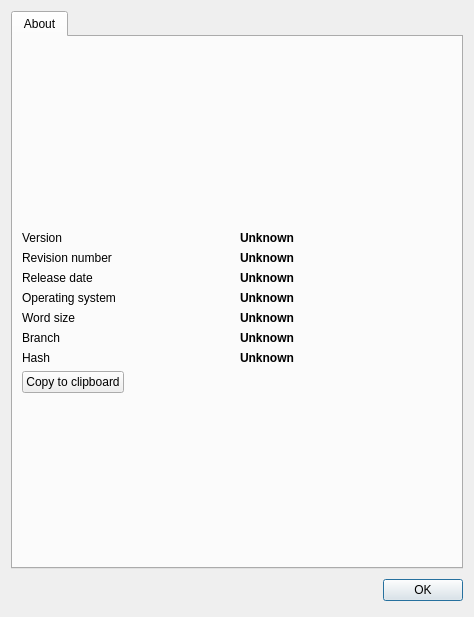
<?xml version="1.0" encoding="UTF-8"?>
<ui version="4.0">
 <class>Gui::Dialog::AboutApplication</class>
 <widget class="QDialog" name="Gui::Dialog::AboutApplication">
  <property name="geometry">
   <rect>
    <x>0</x>
    <y>0</y>
    <width>472</width>
    <height>617</height>
   </rect>
  </property>
  <property name="windowTitle">
   <string>About</string>
  </property>
  <property name="modal">
   <bool>true</bool>
  </property>
  <layout class="QGridLayout" name="gridLayout">
   <item row="1" column="0">
    <layout class="QHBoxLayout" name="boxOK">
     <property name="spacing">
      <number>6</number>
     </property>
     <property name="margin">
      <number>0</number>
     </property>
     <item>
      <spacer>
       <property name="orientation">
        <enum>Qt::Horizontal</enum>
       </property>
       <property name="sizeHint" stdset="0">
        <size>
         <width>160</width>
         <height>31</height>
        </size>
       </property>
      </spacer>
     </item>
     <item>
      <widget class="QPushButton" name="okButton">
       <property name="text">
        <string>OK</string>
       </property>
      </widget>
     </item>
    </layout>
   </item>
   <item row="0" column="0">
    <widget class="QTabWidget" name="tabWidget">
     <property name="currentIndex">
      <number>0</number>
     </property>
     <widget class="QWidget" name="tab_about">
      <attribute name="title">
       <string>About</string>
      </attribute>
      <layout class="QVBoxLayout" name="verticalLayout">
       <item>
        <widget class="QLabel" name="labelSplashPicture">
         <property name="text">
          <string/>
         </property>
         <property name="pixmap">
          <pixmap resource="Icons/resource.qrc">:/icons/freecadsplash.png</pixmap>
         </property>
         <property name="alignment">
          <set>Qt::AlignCenter</set>
         </property>
        </widget>
       </item>
       <item>
        <spacer name="spacer">
         <property name="orientation">
          <enum>Qt::Vertical</enum>
         </property>
         <property name="sizeHint" stdset="0">
          <size>
           <width>430</width>
           <height>17</height>
          </size>
         </property>
        </spacer>
       </item>
       <item>
        <layout class="QVBoxLayout" name="boxInfo">
         <property name="spacing">
          <number>6</number>
         </property>
         <property name="margin">
          <number>0</number>
         </property>
         <item>
          <layout class="QGridLayout" name="boxVersion" rowstretch="0,0,0,0,0,0,0">
           <property name="margin">
            <number>0</number>
           </property>
           <property name="spacing">
            <number>6</number>
           </property>
           <item row="6" column="1">
            <widget class="QLabel" name="labelBuildHash">
             <property name="text">
              <string notr="true">&lt;html&gt;&lt;head/&gt;&lt;body&gt;&lt;p&gt;&lt;span style=&quot; font-family: MS Shell Dlg 2; font-weight:600;&quot;&gt;Unknown&lt;/span&gt;&lt;/p&gt;&lt;/body&gt;&lt;/html&gt;</string>
             </property>
            </widget>
           </item>
           <item row="3" column="0">
            <widget class="QLabel" name="labelOS">
             <property name="text">
              <string>Operating system</string>
             </property>
            </widget>
           </item>
           <item row="4" column="0">
            <widget class="QLabel" name="labelPlatform">
             <property name="text">
              <string>Word size</string>
             </property>
            </widget>
           </item>
           <item row="4" column="1">
            <widget class="QLabel" name="labelBuildPlatform">
             <property name="text">
              <string notr="true">&lt;html&gt;&lt;head/&gt;&lt;body&gt;&lt;p&gt;&lt;span style=&quot; font-family: MS Shell Dlg 2; font-weight:600;&quot;&gt;Unknown&lt;/span&gt;&lt;/p&gt;&lt;/body&gt;&lt;/html&gt;</string>
             </property>
            </widget>
           </item>
           <item row="2" column="0">
            <widget class="QLabel" name="labelDate">
             <property name="text">
              <string>Release date</string>
             </property>
            </widget>
           </item>
           <item row="3" column="1">
            <widget class="QLabel" name="labelBuildOS">
             <property name="text">
              <string notr="true">&lt;html&gt;&lt;head/&gt;&lt;body&gt;&lt;p&gt;&lt;span style=&quot; font-family: MS Shell Dlg 2; font-weight:600;&quot;&gt;Unknown&lt;/span&gt;&lt;/p&gt;&lt;/body&gt;&lt;/html&gt;</string>
             </property>
            </widget>
           </item>
           <item row="1" column="1">
            <widget class="QLabel" name="labelBuildRevision">
             <property name="text">
              <string notr="true">&lt;html&gt;&lt;head/&gt;&lt;body&gt;&lt;p&gt;&lt;span style=&quot; font-family: MS Shell Dlg 2; font-weight:600;&quot;&gt;Unknown&lt;/span&gt;&lt;/p&gt;&lt;/body&gt;&lt;/html&gt;</string>
             </property>
            </widget>
           </item>
           <item row="2" column="1">
            <widget class="QLabel" name="labelBuildDate">
             <property name="text">
              <string notr="true">&lt;html&gt;&lt;head/&gt;&lt;body&gt;&lt;p&gt;&lt;span style=&quot; font-family: MS Shell Dlg 2; font-weight:600;&quot;&gt;Unknown&lt;/span&gt;&lt;/p&gt;&lt;/body&gt;&lt;/html&gt;</string>
             </property>
            </widget>
           </item>
           <item row="1" column="0">
            <widget class="QLabel" name="labelRevision">
             <property name="text">
              <string>Revision number</string>
             </property>
            </widget>
           </item>
           <item row="0" column="1">
            <widget class="QLabel" name="labelBuildVersion">
             <property name="text">
              <string notr="true">&lt;html&gt;&lt;head/&gt;&lt;body&gt;&lt;p&gt;&lt;span style=&quot; font-family: MS Shell Dlg 2; font-weight:600;&quot;&gt;Unknown&lt;/span&gt;&lt;/p&gt;&lt;/body&gt;&lt;/html&gt;</string>
             </property>
            </widget>
           </item>
           <item row="0" column="0">
            <widget class="QLabel" name="labelVersion">
             <property name="text">
              <string>Version</string>
             </property>
            </widget>
           </item>
           <item row="5" column="0">
            <widget class="QLabel" name="labelBranch">
             <property name="text">
              <string notr="true">Branch</string>
             </property>
            </widget>
           </item>
           <item row="5" column="1">
            <widget class="QLabel" name="labelBuildBranch">
             <property name="text">
              <string notr="true">&lt;html&gt;&lt;head/&gt;&lt;body&gt;&lt;p&gt;&lt;span style=&quot; font-family: MS Shell Dlg 2; font-weight:600;&quot;&gt;Unknown&lt;/span&gt;&lt;/p&gt;&lt;/body&gt;&lt;/html&gt;</string>
             </property>
            </widget>
           </item>
           <item row="6" column="0">
            <widget class="QLabel" name="labelHash">
             <property name="text">
              <string notr="true">Hash</string>
             </property>
            </widget>
           </item>
          </layout>
         </item>
        </layout>
       </item>
       <item>
        <layout class="QHBoxLayout" name="horizontalLayout">
         <item>
          <widget class="QPushButton" name="copyButton">
           <property name="text">
            <string>Copy to clipboard</string>
           </property>
          </widget>
         </item>
         <item>
          <spacer name="horizontalSpacer">
           <property name="orientation">
            <enum>Qt::Horizontal</enum>
           </property>
           <property name="sizeHint" stdset="0">
            <size>
             <width>40</width>
             <height>20</height>
            </size>
           </property>
          </spacer>
         </item>
        </layout>
       </item>
       <item>
        <spacer name="spacer_4">
         <property name="orientation">
          <enum>Qt::Vertical</enum>
         </property>
         <property name="sizeHint" stdset="0">
          <size>
           <width>430</width>
           <height>17</height>
          </size>
         </property>
        </spacer>
       </item>
      </layout>
     </widget>
    </widget>
   </item>
  </layout>
 </widget>
 <resources>
  <include location="Icons/resource.qrc"/>
 </resources>
 <connections>
  <connection>
   <sender>okButton</sender>
   <signal>clicked()</signal>
   <receiver>Gui::Dialog::AboutApplication</receiver>
   <slot>accept()</slot>
   <hints>
    <hint type="sourcelabel">
     <x>417</x>
     <y>565</y>
    </hint>
    <hint type="destinationlabel">
     <x>464</x>
     <y>493</y>
    </hint>
   </hints>
  </connection>
 </connections>
</ui>
